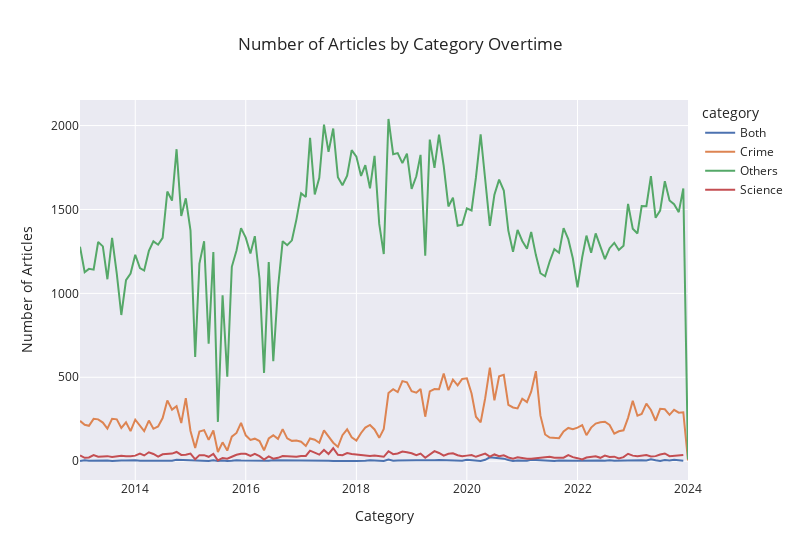

The notebook cell this image was saved under:
### Code cell
graph_category(df_all, "line")

### Figure 1 — Plotly figure (JSON) as saved in the notebook; plotly's stock layout.template omitted (floating-point values rounded to 4 significant figures; data arrays with more than 128 entries replaced by an {"elided": "..."} marker saying what was removed)
{"data": [{"hovertemplate": "category=Both<br>year_month=%{x}<br>count=%{y}<extra></extra>", "legendgroup": "Both", "line": {"color": "rgb(76,114,176)", "dash": "solid"}, "marker": {"symbol": "circle"}, "mode": "lines", "name": "Both", "orientation": "v", "showlegend": true, "type": "scatter", "x": ["2013-01", "2013-02", "2013-03", "2013-04", "2013-05", "2013-06", "2013-07", "2013-08", "2013-09", "2013-10", "2013-11", "2013-12", "2014-01", "2014-02", "2014-03", "2014-04", "2014-05", "2014-07", "2014-08", "2014-09", "2014-10", "2014-11", "2014-12", "2015-01", "2015-03", "2015-04", "2015-05", "2015-06", "2015-07", "2015-08", "2015-09", "2015-10", "2015-11", "2015-12", "2016-01", "2016-02", "2016-03", "2016-04", "2016-05", "2016-06", "2016-07", "2016-08", "2016-09", "2016-10", "2016-12", "2017-01", "2017-02", "2017-03", "2017-05", "2017-06", "2017-07", "2017-08", "2017-09", "2017-10", "2017-11", "2017-12", "2018-01", "2018-02", "2018-03", "2018-04", "2018-05", "2018-06", "2018-07", "2018-08", "2018-09", "2018-10", "2018-11", "2018-12", "2019-01", "2019-02", "2019-03", "2019-04", "2019-05", "2019-06", "2019-07", "2019-08", "2019-09", "2019-10", "2019-11", "2019-12", "2020-01", "2020-02", "2020-03", "2020-04", "2020-05", "2020-06", "2020-07", "2020-08", "2020-09", "2020-10", "2020-11", "2020-12", "2021-01", "2021-02", "2021-03", "2021-04", "2021-05", "2021-06", "2021-07", "2021-08", "2021-09", "2021-11", "2021-12", "2022-01", "2022-02", "2022-03", "2022-04", "2022-05", "2022-06", "2022-07", "2022-08", "2022-09", "2022-10", "2022-11", "2022-12", "2023-01", "2023-02", "2023-03", "2023-04", "2023-05", "2023-06", "2023-07", "2023-08", "2023-09", "2023-10", "2023-11", "2023-12"], "xaxis": "x", "y": [1, 6, 2, 3, 4, 4, 4, 1, 4, 4, 4, 6, 5, 2, 2, 4, 2, 6, 3, 3, 8, 7, 9, 9, 5, 2, 1, 5, 1, 4, 1, 3, 6, 4, 3, 2, 2, 4, 1, 2, 6, 6, 3, 3, 4, 2, 2, 3, 3, 4, 3, 1, 2, 2, 4, 1, 1, 4, 3, 5, 4, 1, 1, 10, 3, 4, 5, 7, 5, 6, 5, 4, 6, 6, 7, 6, 6, 5, 1, 2, 8, 7, 5, 1, 8, 23, 20, 19, 15, 7, 1, 4, 4, 3, 9, 7, 3, 5, 2, 1, 4, 6, 3, 3, 3, 3, 3, 7, 4, 2, 6, 2, 3, 3, 5, 7, 8, 5, 4, 11, 5, 1, 7, 4, 9, 6, 2], "yaxis": "y"}, {"hovertemplate": "category=Crime<br>year_month=%{x}<br>count=%{y}<extra></extra>", "legendgroup": "Crime", "line": {"color": "rgb(221,132,82)", "dash": "solid"}, "marker": {"symbol": "circle"}, "mode": "lines", "name": "Crime", "orientation": "v", "showlegend": true, "type": "scatter", "x": {"elided": "133 str values"}, "xaxis": "x", "y": {"elided": "133 int values"}, "yaxis": "y"}, {"hovertemplate": "category=Others<br>year_month=%{x}<br>count=%{y}<extra></extra>", "legendgroup": "Others", "line": {"color": "rgb(85,168,104)", "dash": "solid"}, "marker": {"symbol": "circle"}, "mode": "lines", "name": "Others", "orientation": "v", "showlegend": true, "type": "scatter", "x": {"elided": "133 str values"}, "xaxis": "x", "y": {"elided": "133 int values"}, "yaxis": "y"}, {"hovertemplate": "category=Science<br>year_month=%{x}<br>count=%{y}<extra></extra>", "legendgroup": "Science", "line": {"color": "rgb(196,78,82)", "dash": "solid"}, "marker": {"symbol": "circle"}, "mode": "lines", "name": "Science", "orientation": "v", "showlegend": true, "type": "scatter", "x": {"elided": "132 str values"}, "xaxis": "x", "y": {"elided": "132 int values"}, "yaxis": "y"}], "layout": {"legend": {"title": {"text": "category"}, "tracegroupgap": 0}, "title": {"text": "Number of Articles by Category Overtime", "x": 0.5}, "width": 800, "xaxis": {"anchor": "y", "domain": [0, 1], "title": {"text": "Category"}}, "yaxis": {"anchor": "x", "domain": [0, 1], "title": {"text": "Number of Articles"}}}}
